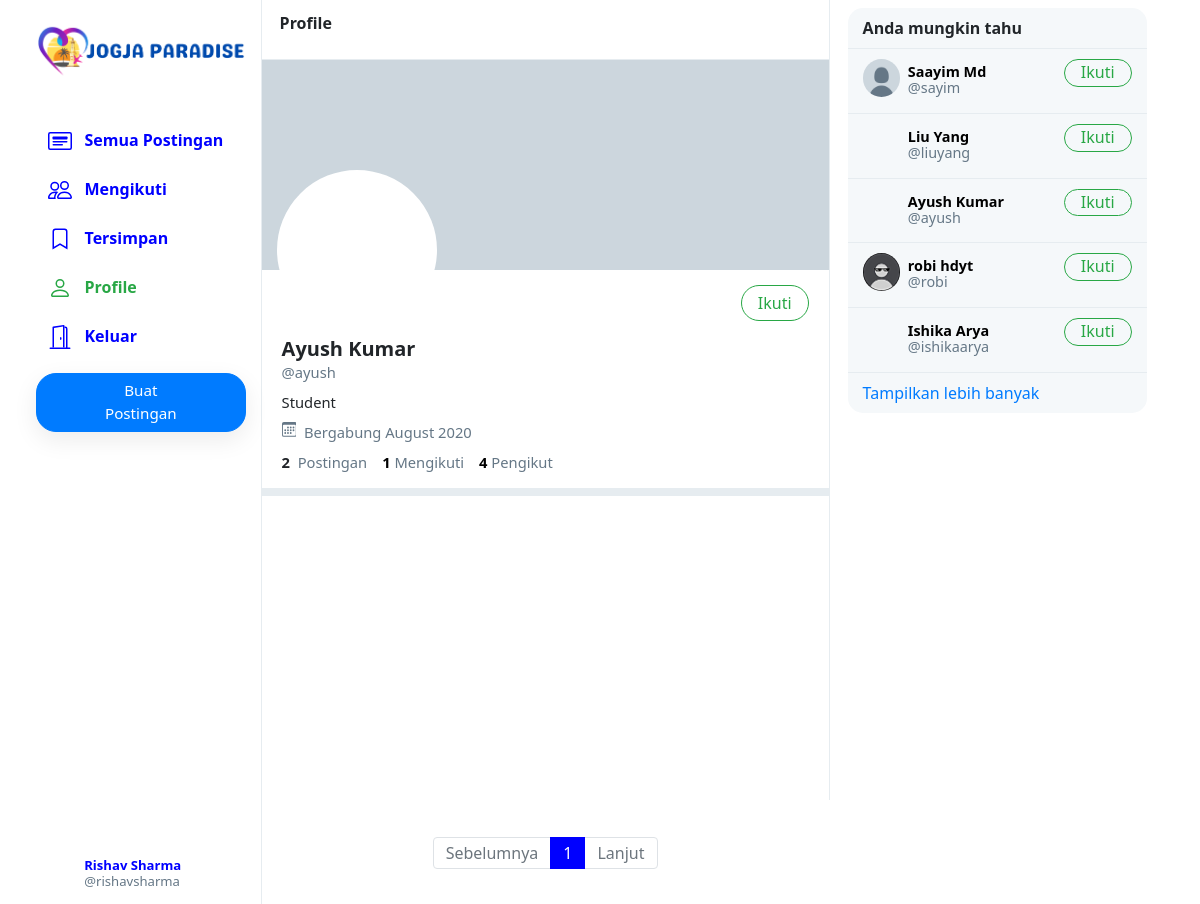
Screenshot of /ayush (signed in) with the database file from the repository.
### network/models.py (models this page shows, shortened)
class User(AbstractUser):
    profile_pic = models.ImageField(upload_to='profile_pic/')
    bio = models.TextField(max_length=160, blank=True, null=True)
    cover = models.ImageField(upload_to='covers/', blank=True)

### network/views.py (the view)
# urls.py: path("<str:username>", views.profile, name='profile'),
def profile(request, username):
    user = User.objects.get(username=username)
    all_posts = Post.objects.filter(creater=user).order_by('-date_created')
    paginator = Paginator(all_posts, 10)
    page_number = request.GET.get('page')
    if page_number == None:
        page_number = 1
    posts = paginator.get_page(page_number)
    followings = []
    suggestions = []
    follower = False
    if request.user.is_authenticated:
        followings = Follower.objects.filter(followers=request.user).values_list('user', flat=True)
        suggestions = User.objects.exclude(pk__in=followings).exclude(username=request.user.username).order_by("?")[:6]
        if request.user in Follower.objects.get(user=user).followers.all():
            follower = True
    follower_count = Follower.objects.get(user=user).followers.all().count()
    following_count = Follower.objects.filter(followers=user).count()
    return render(request, 'network/profile.html', {
        "username": user,
        "posts": posts,
        "posts_count": all_posts.count(),
        "suggestions": suggestions,
        "page": "profile",
        "is_follower": follower,
        "follower_count": follower_count,
        "following_count": following_count
    })

### network/templates/network/profile.html (shortened to what this page needs)
{% extends 'network/index.html' %}
{% load static %}
{% block profile %}
    <div class="profile-view" data-user="{{username.username}}">
        <div class="cover-image" style="background-image: url(/media/{{username.cover}})"></div>
        <div class="profile-image" style="background-image: url(/media/{{username.profile_pic}})"></div>
        <div class="profile-details">
            <div>
                {% if user.username == username.username %}
                    <input class="btn btn-outline-success float-right" type="hidden" id="edit-profile-btn">Edit</input>
                {% elif is_follower %}
                    <button class="btn btn-success float-right" onclick="unfollow_user(this,'{{username.username}}','edit_page')" id="following-btn">Mengikuti</button>
                {% else %}
                    <button class="btn btn-outline-success float-right" onclick="follow_user(this,'{{username.username}}','edit_page')" id="follow-btn">Ikuti</button>
                {% endif %}
            </div>
            <div class="details-data">
                <h5>{{username.first_name}} {{username.last_name}}</h5>
                <div class="grey">@{{username.username}}</div>
                <div class="bio">
                    {% if username.bio is not None %}
                        {{username.bio}}
                    {% endif %}
                </div>
                <div class="grey" style="padding: 8px 0px;">
                    &nbsp;Bergabung {{username.date_joined | date:"F Y"}}
                </div>
                <div>
                    <strong>
                        {{posts_count}}
                    </strong>
                    &nbsp;<span class="grey">Postingan</span>
                    <a href="#">
                        <strong id="following__count">{{following_count | default:0}}</strong>&nbsp;<span class="grey">Mengikuti</span>
                    </a>
                    <a href="#">
                        <strong id="follower__count">{{follower_count | default:0}}</strong>&nbsp;<span class="grey">Pengikut</span>
                    </a>
                </div>
            </div>
        </div>
    </div>
    <div class="space"></div>
{% endblock %}

### network/templates/network/index.html (shortened to what this page needs)
{% extends "network/layout.html" %}
{% load static %}
{% block body %}
    <div class="main-div">
        <div class="left-div">
            <nav class="head heading">
                {% if page == 'all_posts' %}
                    All Posts
                {% elif page == 'following' %}
                    Following
                {% elif page == 'saved' %}
                    Saved
                {% elif page == 'profile' %}
                    Profile
                {% else %}
                    Explore
                {% endif %}
            </nav>
            <div class="left-div-content">
                <div class="posts-view">
                    {% block profile %}
                    {% endblock %}
                    <div class="main-div-content">
                        <nav aria-label="Page navigation example" class="pagination-bar">
                            <ul class="pagination justify-content-center">
                                {% if posts.has_previous %}
                                    <li class="page-item">
                                        <a class="page-link" href="?page={{ posts.previous_page_number | default:1}}" tabindex="-1" aria-disabled="true">Sebelumya</a>
                                    </li>
                                {% else %}
                                    <li class="page-item disabled">
                                        <a class="page-link" href="" tabindex="-1" aria-disabled="true">Sebelumnya</a>
                                    </li>
                                {% endif %}
                                {% for each in posts.paginator.page_range %}
                                    {% if each == posts.number %}
                                        <li class="page-item active"><a class="page-link" href="?page={{each}}">{{each}}</a></li>
                                    {% else %}
                                        <li class="page-item"><a class="page-link" href="?page={{each}}">{{each}}</a></li>
                                    {% endif %}
                                {% endfor %}
                                {% if posts.has_next %}
                                    <li class="page-item">
                                        <a class="page-link" href="?page={{ posts.next_page_number }}">Lanjut</a>
                                    </li>
                                {% else %}
                                    <li class="page-item disabled">
                                        <a class="page-link" href="">Lanjut</a>
                                    </li>
                                {% endif %}
                            </ul>
                          </nav>
                    </div>
                </div>
            </div>
        </div>
    </div>
{% endblock %}

### network/templates/network/layout.html (shortened to what this page needs)
{% load static %}
<!DOCTYPE html>
<html lang="en">
    <head>
        <link rel="stylesheet" href="https://stackpath.bootstrapcdn.com/bootstrap/4.4.1/css/bootstrap.min.css">
        <link href="{% static 'network/styles.css' %}" rel="stylesheet">
    </head>
    <body>
        <div class="body" data-page="{{page}}">
            <div class="sidenav">
                <a href="{% url 'index' %}" class="navbar-brand">
                    <img src="{% static 'network/Images/jp2.png' %}" height="70px">
                </a>
                <div style="height: 100%;">
                    <div>
                        <div>
                            <ul>
                                <li class="nav-item" id="all_posts">
                                <a href="{% url 'index' %}" class="nav-link">
                                    <div>
                                        &nbsp;&nbsp;Semua Postingan
                                    </div>
                                </a>
                                </li>
                                {% if user.is_authenticated %}
                                    <li class="nav-item" id="following">
                                        <a href="{% url 'following' %}" class="nav-link">
                                            <div>
                                                &nbsp;&nbsp;Mengikuti
                                            </div>
                                        </a>
                                    </li>
                                    <li class="nav-item" id="saved">
                                        <a href="{% url 'saved' %}" class="nav-link">
                                            <div>
                                                <svg width="1.5em" height="1.5em" viewBox="0 0 16 16" class="bi bi-bookmark" fill="currentColor" xmlns="http://www.w3.org/2000/svg">
                                                    <path fill-rule="evenodd" d="M8 12l5 3V3a2 2 0 0 0-2-2H5a2 2 0 0 0-2 2v12l5-3zm-4 1.234l4-2.4 4 2.4V3a1 1 0 0 0-1-1H5a1 1 0 0 0-1 1v10.234z"/>
                                                  </svg>
                                                &nbsp;&nbsp;Tersimpan
                                            </div>
                                        </a>
                                    </li>
                                    <li class="nav-item" id="profile">
                                        <a href="{% url 'profile' user.username %}" class="nav-link">
                                            <div>
                                                &nbsp;&nbsp;Profile
                                            </div>
                                        </a>
                                    </li>
                                    <li class="nav-item" id="logout">
                                        <a href="{% url 'logout' %}" class="nav-link">
                                            <div>
                                                &nbsp;&nbsp;Keluar
                                            </div>
                                        </a>
                                    </li>
                                {% endif %}
                            </ul>
                        </div>
                        {% if user.is_authenticated %}
                            <button id="popup-btn" class="btn btn-primary new-post-btn" onclick="createpost()">Buat Postingan</button>
                        {% endif %}
                    </div>
                    <div style="position: absolute; bottom: 10px;">
                        {% if user.is_authenticated %}
                            <li class="nav-item sidenav-user">
                                <a href="{% url 'profile' user.username %}" class="nav-link">
                                    <div class="user_account">
                                        <div class="small-profilepic" style="float: left; background-image: url(/media/{{user.profile_pic}})"></div>
                                        <div style="height: 2.7vw; margin: auto;">
                                            <div style="margin-top: 4px;"><strong>{{user.first_name}} {{user.last_name}}</strong></div>
                                            <div class="grey" style="margin-top: 4px;">@{{ user.username }}</div>
                                        </div>
                                    </div>
                                </a>
                            </li>
                        {% endif %}
                    </div>
                </div>
            </div>
            {% block body %}
            {% endblock %}
            <div class="right-div">
                <div class='right-div-content'>
                    <div class="space" style="background-color: white;"></div>
                    {% if user.is_authenticated %}
                        <div class="suggestion-box">
                            <div class="suggestion-header">
                                Anda mungkin tahu
                            </div>
                            {% for suggestion in suggestions %}
                                <div class="suggestion-user">
                                    <div>
                                        <a href="{% url 'profile' suggestion.username %}">
                                            <div class="small-profilepic" style="background-image: url(/media/{{suggestion.profile_pic}})"></div>
                                        </a>
                                    </div>
                                    <div class="user-details">
                                        <a href="{% url 'profile' suggestion.username %}">
                                            <div id="user-name">
                                                <strong>
                                                    {{suggestion.first_name}} {{suggestion.last_name}}
                                                </strong>
                                            </div>
                                            <div class="grey">@{{suggestion.username}}</div>
                                        </a>
                                    </div>
                                    <div>
                                        <button class="btn btn-outline-success" type="button" onclick="follow_user(this,'{{suggestion.username}}','suggestion')">Ikuti</button>
                                    </div>
                                </div>
                            {% empty %}
                                    <div style="text-align: center; border-bottom: .5px solid #e6ecf0; padding: 10px 15px;">
                                        <span class="grey" style="font-size: .9em;">Tidak tersedia.</span>
                                    </div>
                            {% endfor %}
                            <div class="suggestion-footer">
                                <a href="#">Tampilkan lebih banyak</a>
                            </div>
                        </div>
                    {% endif %}
                </div>
            </div>
        </div>
    </body>
</html>

### rows the page displays
User: first_name "Rishav", last_name "Sharma", username "rishavsharma"
User: first_name "Ayush", last_name "Kumar", username "ayush", bio "Student", date_joined "August 2020"
User: profile_pic (placeholder picture), first_name "Saayim", last_name "Md", username "sayim"
User: first_name "Liu", last_name "Yang", username "liuyang"
User: profile_pic (picture), first_name "robi", last_name "hdyt", username "robi"
User: first_name "Ishika", last_name "Arya", username "ishikaarya"

### other values shown
{{ posts_count }} "2"
{{ following_count | default:0 }} "1"
{{ follower_count | default:0 }} "4"
{{ each }} "1"
